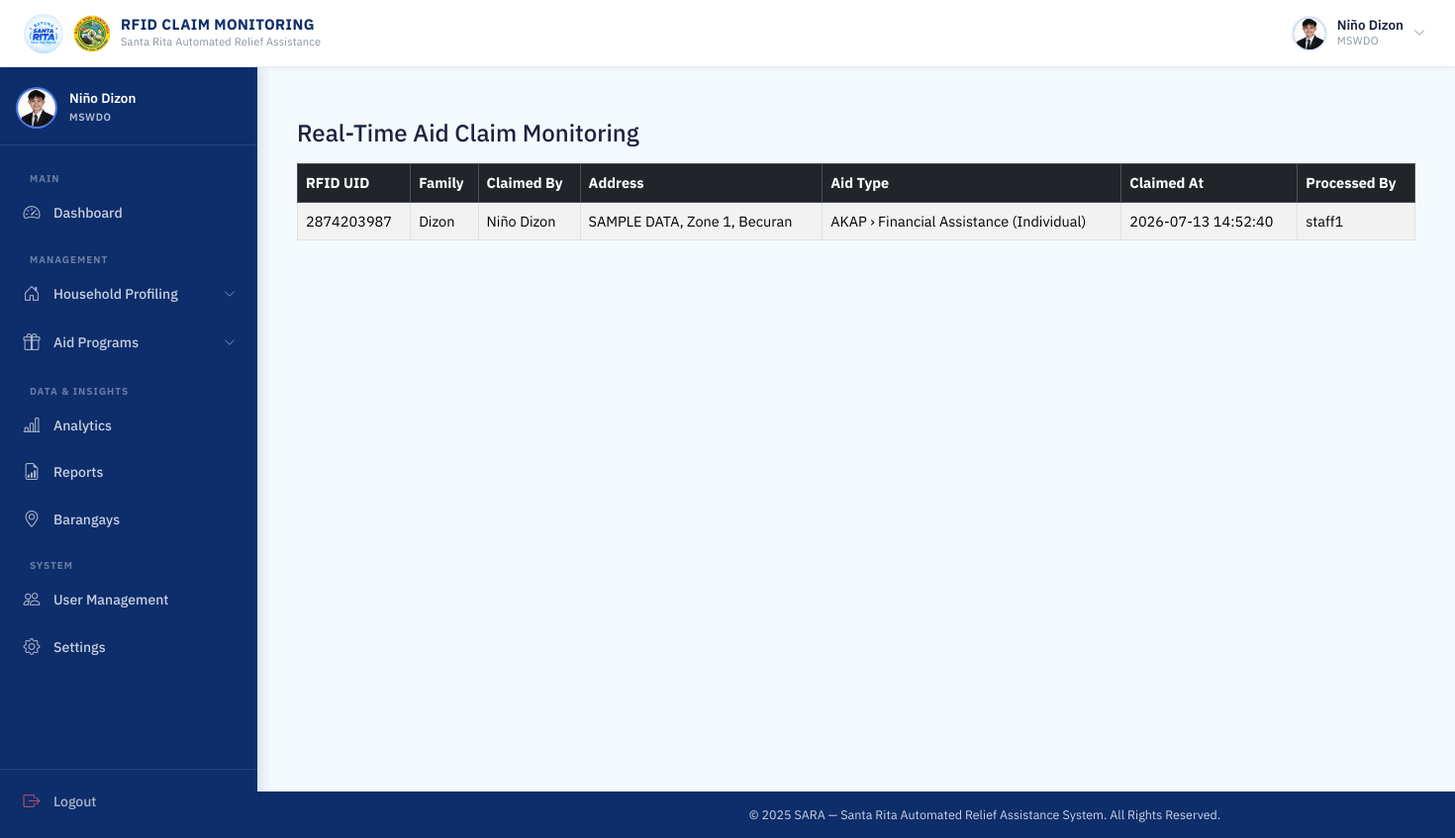
/mswdo/rfid/monitoring/ (signed in), run on an earlier commit of the app's database.
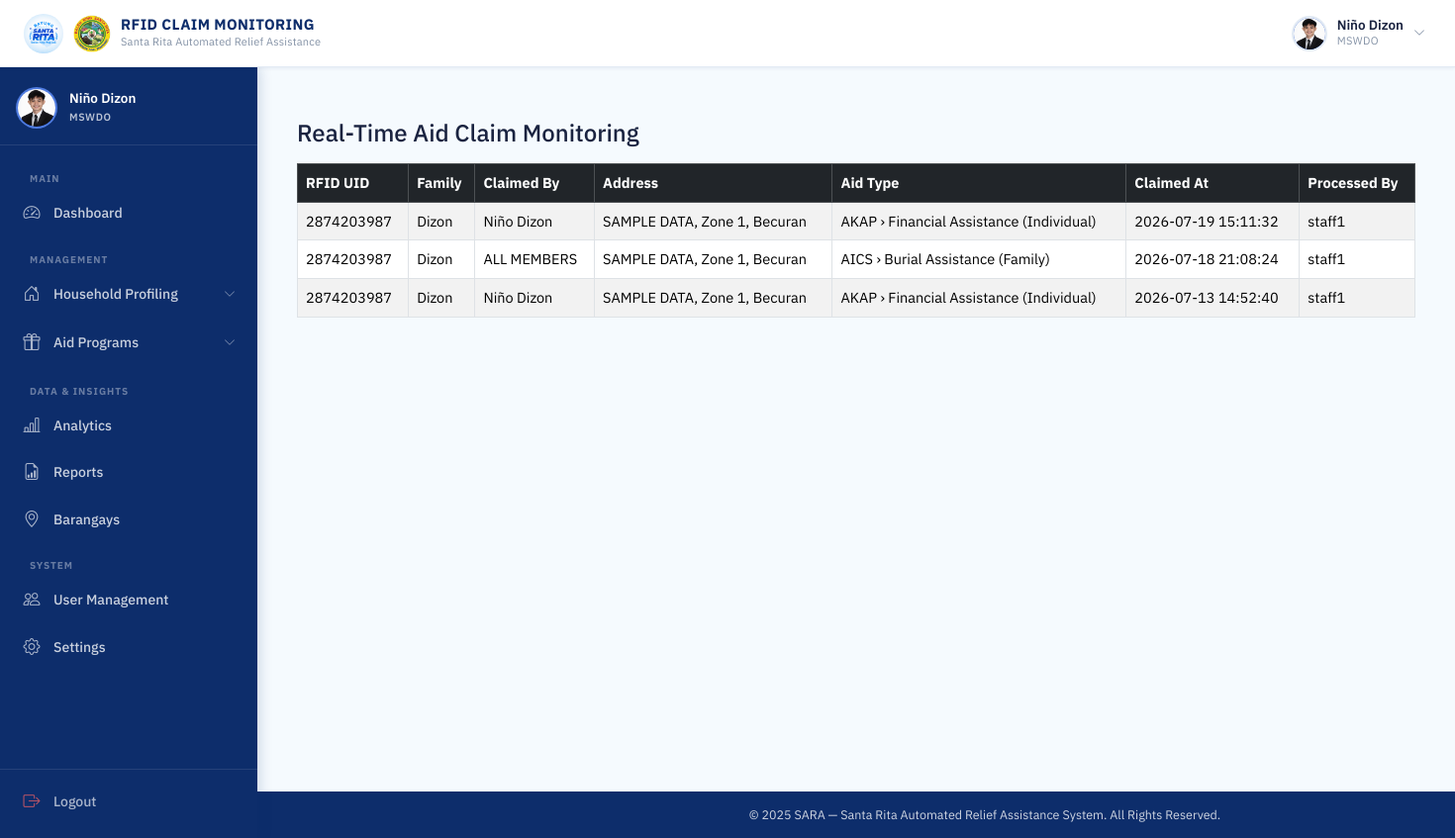
And on a later commit of the database.
### households/models.py (models this page shows, shortened)
class Family(models.Model):
    household = models.ForeignKey(Household, on_delete=models.CASCADE, related_name='families')
    family_name = models.CharField(max_length=100)
    rfid_uid = models.CharField(
        max_length=50,
        unique=True,
        null=True,
        blank=True
    )
    is_active = models.BooleanField(default=True)

### accounts/models.py (models this page shows, shortened)
class User(AbstractUser):
    ROLE_CHOICES = (
        ('MSWDO', 'MSWDO Admin'),
        ('MSWDO_STAFF', 'MSWDO Staff'),
        ('BARANGAY', 'Barangay Admin'),
    )
    email = models.EmailField(unique=True)
    role = models.CharField(max_length=20, choices=ROLE_CHOICES)
    barangay = models.ForeignKey(
        'Barangay', on_delete=models.SET_NULL, blank=True, null=True, related_name='users'
    )
    is_active = models.BooleanField(default=True)
    middle_name = models.CharField(max_length=150, blank=True)
    suffix = models.CharField(max_length=10, blank=True, null=True)
    position = models.CharField(max_length=100, blank=True)
    birth_place = models.CharField(max_length=200, blank=True)
    CIVIL_STATUS_CHOICES = (
        ('SINGLE', 'Single'),
        ('MARRIED', 'Married'),
        ('WIDOWED', 'Widowed'),
        ('SEPARATED', 'Separated'),
        ('ANNULLED', 'Annulled'),
    )
    civil_status = models.CharField(max_length=20, choices=CIVIL_STATUS_CHOICES, blank=True)
    citizenship = models.CharField(max_length=100, blank=True, default='Filipino')
    must_change_password = models.BooleanField(default=False)
    SEX_CHOICES = (
        ('M', 'Male'),
        ('F', 'Female'),
    )
    sex = models.CharField(max_length=1, choices=SEX_CHOICES, blank=True)
    birthdate = models.DateField(blank=True, null=True)
    contact_number = models.CharField(
        max_length=13,
        blank=True,
        validators=[
            RegexValidator(
                regex=r'^(09|\+639)\d{9}$',
                message="Phone number must be entered in the format: '09XXXXXXXXX' or '+639XXXXXXXXX'."
            )
        ]
    )
    profile_image = models.ImageField(upload_to=user_profile_image_path, blank=True, null=True)

### distribution/models.py (models this page shows, shortened)
class AidClaim(models.Model):
    family = models.ForeignKey(Family, on_delete=models.CASCADE)
    family_member = models.ForeignKey(
        FamilyMember,
        on_delete=models.SET_NULL,
        null=True,
        blank=True,
        help_text="Required for individual-based assistance"
    )
    assistance = models.ForeignKey(
        Assistance,
        on_delete=models.SET_NULL,
        null=True,
        blank=True,
        related_name='claims'
    )
    CLAIM_TYPE_CHOICES = (
        ('DISTRIBUTION', 'Distribution Event'),
        ('WALK_IN', 'Walk-in / Office Visit'),
    )
    claim_type = models.CharField(
        max_length=20,
        choices=CLAIM_TYPE_CHOICES,
        default='DISTRIBUTION'
    )
    schedule = models.ForeignKey('AidSchedule', on_delete=models.CASCADE, null=True)
    claimed_at = models.DateTimeField(auto_now_add=True)
    created_by = models.ForeignKey(
            settings.AUTH_USER_MODEL,
            on_delete=models.SET_NULL,
            null=True,
            blank=True,
            related_name='processed_claims'
        )

### monitoring/views.py (the view)
# urls.py: path('mswdo/rfid/monitoring/', views.rfid_claim_monitoring, name='rfid_claim_monitoring'),
@login_required
@session_protected
@mswdo_or_staff_required
def rfid_claim_monitoring(request):
    claims = AidClaim.objects.select_related(
        'family',
        'family__household',
        'family__household__zone',
        'family__household__barangay',
        'family_member',
        'created_by'
    ).order_by('-claimed_at')
    is_staff_scoped = (request.user.role == 'MSWDO_STAFF')
    if is_staff_scoped:
        claims = claims.filter(created_by=request.user)
    monitoring_data = []
    for claim in claims:
        monitoring_data.append({
            'rfid_uid': claim.family.rfid_uid,
            'family_name': claim.family.family_name,
            'member_name': (
                f"{claim.family_member.first_name} {claim.family_member.last_name}"
                if claim.family_member else "ALL MEMBERS"
            ),
            'address': claim.family.household.address,
            'aid_type': str(claim.assistance) if claim.assistance else 'N/A',
            'claimed_at': claim.claimed_at,
            'processed_by': (
                claim.created_by.username
                if claim.created_by else "System"
            ),
        })
    return render(request, 'monitoring/rfid_claim_monitoring.html', {
        'claims': monitoring_data,
        'is_staff_scoped': is_staff_scoped
    })

### accounts/context_processors.py (called while the page is built)
def auth_required(request):
    return {
        'requires_auth': request.user.is_authenticated
    }

### households/models.py (called while the page is built)
    @property
    def address(self):
        return f"{self.house_number}, {self.zone.name}, {self.barangay.name}"

### programs/models.py (called while the page is built)
    def __str__(self):
        return f"{self.program.name} › {self.aid_category.name} ({self.get_beneficiary_type_display()})"

### monitoring/templates/monitoring/rfid_claim_monitoring.html
{% extends "base.html" %}
{% block navbar_title %}
RFID CLAIM MONITORING
{% endblock %}
{% block content %}
<div class="container mt-4">
  <h4 class="mb-3">Real-Time Aid Claim Monitoring</h4>
  <div class="table-responsive">
    <table class="table table-bordered table-striped">
      <thead class="table-dark">
        <tr>
          <th>RFID UID</th>
          <th>Family</th>
          <th>Claimed By</th>
          <th>Address</th>
          <th>Aid Type</th>
          <th>Claimed At</th>
          <th>Processed By</th>
        </tr>
      </thead>
      <tbody>
        {% for c in claims %}
          <tr>
            <td>{{ c.rfid_uid }}</td>
            <td>{{ c.family_name }}</td>
            <td>{{ c.member_name }}</td>
            <td>{{ c.address }}</td>
            <td>{{ c.aid_type }}</td>
            <td>{{ c.claimed_at|date:"Y-m-d H:i:s" }}</td>
            <td>{{ c.processed_by }}</td>
          </tr>
        {% empty %}
          <tr>
            <td colspan="7" class="text-center">No claims yet.</td>
          </tr>
        {% endfor %}
      </tbody>
    </table>
  </div>
</div>
{% endblock %}

What changed in the data, as far as the page shows it:
added AidClaim: claimed_at "2026-07-19 15:11:32"
added AidClaim: claimed_at "2026-07-18 21:08:24"
Also different on the page:
new list line: "2874203987 Dizon"
new list line: "Niño Dizon SAMPLE DATA, Zone 1, Becuran AKAP › Financial Assistance (Individual)"
new list line: "staff1"
new list line: "ALL MEMBERS SAMPLE DATA, Zone 1, Becuran AICS › Burial Assistance (Family)"
